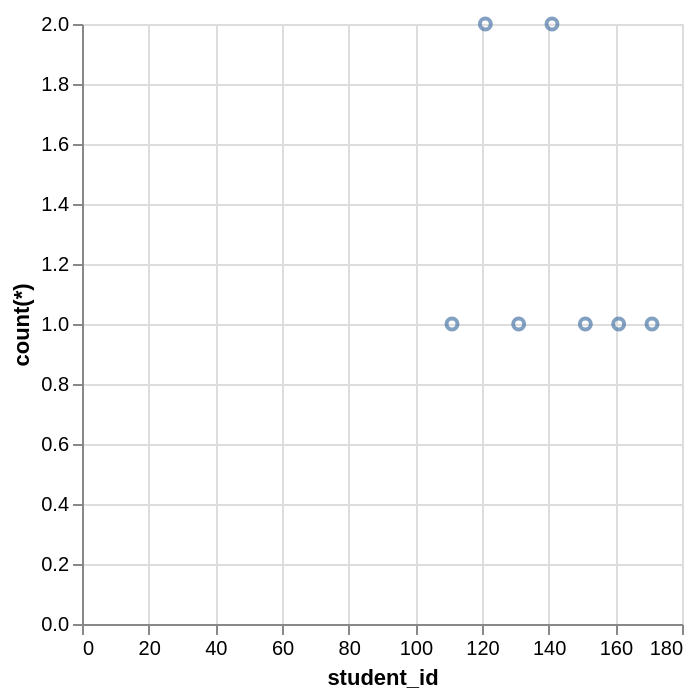

Write the Vega-Lite specification saved for this chart.
### Vega-Lite specification from a JSON file in a GitHub repository (floating-point values rounded to 4 significant figures)
{"data": {"values": [{"x_data": 111, "y_data": 1}, {"x_data": 121, "y_data": 2}, {"x_data": 131, "y_data": 1}, {"x_data": 141, "y_data": 2}, {"x_data": 151, "y_data": 1}, {"x_data": 161, "y_data": 1}, {"x_data": 171, "y_data": 1}]}, "mark": "point", "encoding": {"x": {"field": "x_data", "type": "quantitative", "title": "student_id"}, "y": {"field": "y_data", "type": "quantitative", "title": "count(*)"}}}
